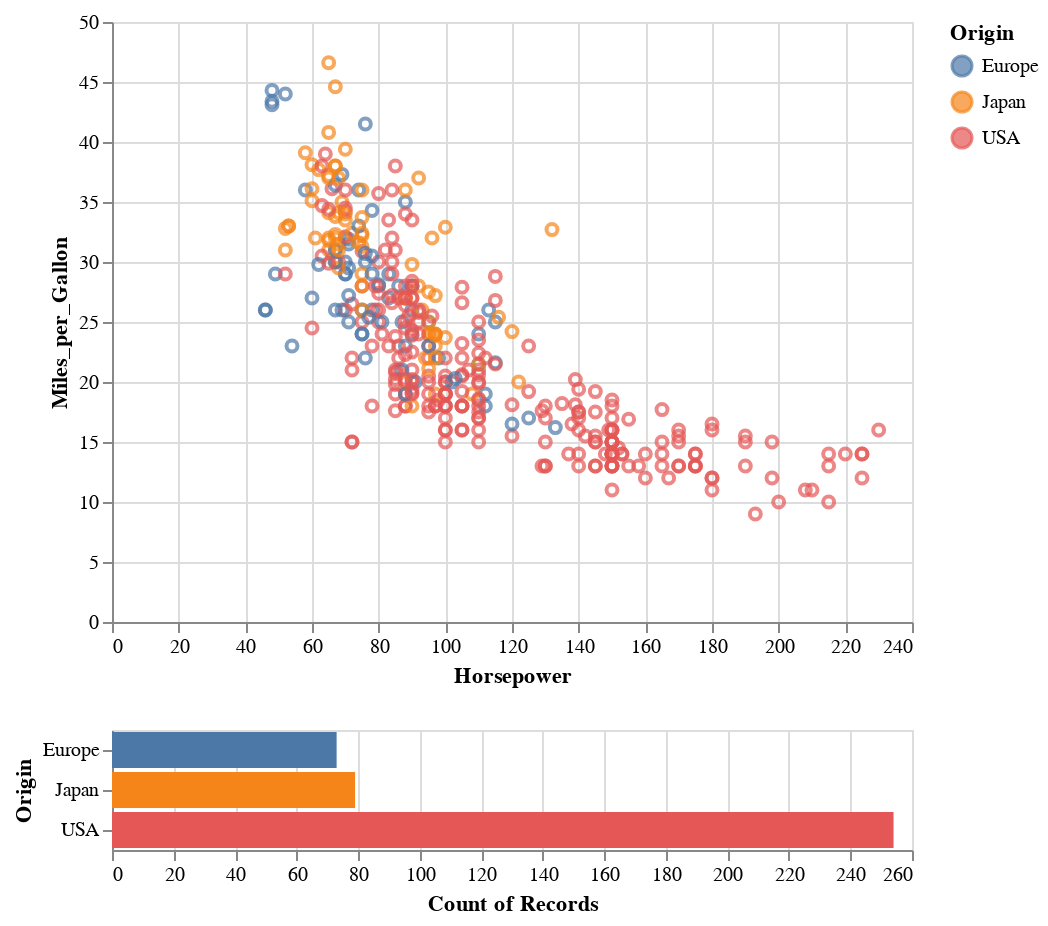

This figure's notebook cell:
### Markdown cell above
$\begin{align*}
y = y(x,t) &= A e^{i\theta} \\
&= A (\cos \theta + i \sin \theta) \\
&= A (\cos(kx - \omega t) + i \sin(kx - \omega t)) \\
&= A\cos(kx - \omega t) + i A\sin(kx - \omega t)  \\
&= A\cos \Big(\frac{2\pi}{\lambda}x - \frac{2\pi v}{\lambda} t \Big) + i A\sin \Big(\frac{2\pi}{\lambda}x - \frac{2\pi v}{\lambda} t \Big)  \\
&= A\cos \frac{2\pi}{\lambda} (x - v t) + i A\sin \frac{2\pi}{\lambda} (x - v t)
\end{align*}$

其中，$ \theta = kx - \omega t $

### Code cell
import altair as alt
from vega_datasets import data

source = data.cars()

brush = alt.selection(type="interval")

points = (
    alt.Chart(source)
    .mark_point()
    .encode(
        x="Horsepower:Q",
        y="Miles_per_Gallon:Q",
        color=alt.condition(brush, "Origin:N", alt.value("lightgray")),
    )
    .add_selection(brush)
)

bars = (
    alt.Chart(source)
    .mark_bar()
    .encode(y="Origin:N", color="Origin:N", x="count(Origin):Q")
    .transform_filter(brush)
)

points & bars

### Figure 1 — Vega-Lite specification as saved in the notebook (floating-point values rounded to 4 significant figures; data arrays with more than 128 entries replaced by an {"elided": "..."} marker saying what was removed)
{"config": {"view": {"continuousWidth": 400, "continuousHeight": 300}}, "vconcat": [{"mark": "point", "encoding": {"color": {"condition": {"type": "nominal", "field": "Origin", "selection": "selector001"}, "value": "lightgray"}, "x": {"type": "quantitative", "field": "Horsepower"}, "y": {"type": "quantitative", "field": "Miles_per_Gallon"}}, "selection": {"selector001": {"type": "interval"}}}, {"mark": "bar", "encoding": {"color": {"type": "nominal", "field": "Origin"}, "x": {"type": "quantitative", "aggregate": "count", "field": "Origin"}, "y": {"type": "nominal", "field": "Origin"}}, "transform": [{"filter": {"selection": "selector001"}}]}], "data": {"name": "data-f02450ab61490a1363517a0190416235"}, "$schema": "https://vega.github.io/schema/vega-lite/v4.8.1.json", "datasets": {"data-f02450ab61490a1363517a0190416235": {"elided": "406 records"}}}
